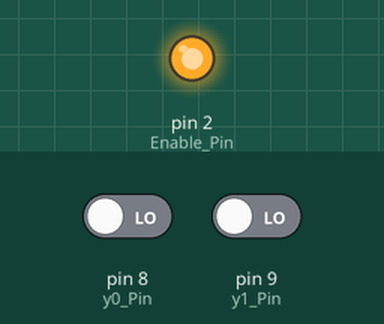
Simulated run of this program. Board: Arduino Uno, built with avr-gcc and run on an emulated ATmega328P. Parts: output pins drawn as LEDs (lit = HIGH). Inputs (shaded band) come from the test bench; at power-on: pin 8 (y0_Pin) LOW, pin 9 (y1_Pin) LOW. What the program prints to the serial monitor is not drawn.

Above: at 0.1 s.
Timing chart, 0 to 1.6 s (numbered marks = the images above):
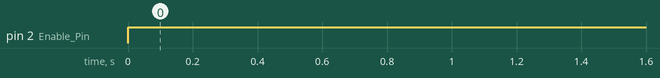

The program:

main.cpp
```cpp
/*--------------------------------------------------------------------
Name:   Brandon Ramos
Date:   5/27/2024
Project: ADC-and-DAC-Design

Purp:  2-bit ADC code to pull data from breadboard circuit

Doc:

--------------------------------------------------------------------*/
#include <Arduino.h>

#define PINB_Reg (*((volatile uint8_t *) 0x23)) //Reads the state of INPUT pin
#define DDRB_Reg (*((volatile uint8_t *) 0x24)) // I/O register, if set high the state is an output
#define PORTB_Reg (*((volatile uint8_t *) 0x25)) //Determines if pin is HIGH or LOW

#define PIND_Reg (*((volatile uint8_t *) 0x29)) //Reads the state of INPUT pin
#define DDRD_Reg (*((volatile uint8_t *) 0x2a)) // I/O register, if set high the state is an output
#define PORTD_Reg (*((volatile uint8_t *) 0x2b)) //Determines if pin is HIGH or LOW

// 2-Bit Flash ADC <-------------------------------------------------------------------->
#define Enable_Pin 2 // Pin 2 on the Arduino Uno is used as the enable pin for the latch
#define y1_Pin 9 //MSB of encoder output
#define y0_Pin 8 //LSB of encoder output

// encoder bits
bool y0 = 0;
bool y1 = 0;

void setup() {
  Serial.begin(9600);

  ADC_2_bit_setup();
}

void loop() {
  ADC_2_bit();
}


// 2-Bit Flash ADC Functions <-------------------------------------------------------------------->
void ADC_2_bit_setup(){
  // seet the enable pin as an active high output
  DDRD_Reg |= (1<<Enable_Pin);
  PORTD_Reg |= (1<<Enable_Pin);

  // set encoder inputs
  DDRB_Reg &= ~(1<<y0_Pin);
  DDRB_Reg &= ~(1<<y1_Pin);
}

void ADC_2_bit(){
    // set enable to low and latch onto current data
  PORTD_Reg &= ~(1<<Enable_Pin);

  // read data
  y0 = (PINB_Reg) &= (1<<PINB0);
  y1 = (PINB_Reg) &= (1<<PINB1);

  // set enable back to high
  PORTD_Reg |= (1<<Enable_Pin);

  Serial.print("Value: ");
  Serial.print(y1);
  Serial.println(y0);

  delay(100); //10 samples/s
}
```

Measured:
- by itself, pin 2 (Enable_Pin): LOW → HIGH at 0.00 s
